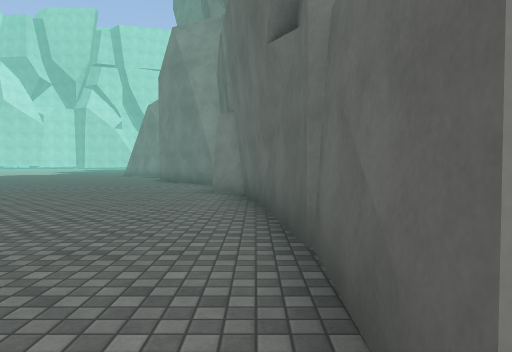
[1] (above)

24 first-person views from a walk through a scene from a Unity 3-D project. The camera is 1.3 m above the floor, tilts 2° down and sees 70° across. The floor is counted in squares, 2 m on a side. Each view is taken from the middle of a square. On the plan, view 1 faces up. The plan holds only what a view shows up to about 11 squares ahead; the rest is blank. The place goes on beyond the plan. Some animated figures are not drawn. Surface patterns are stand-ins for the level's own textures.

[2]
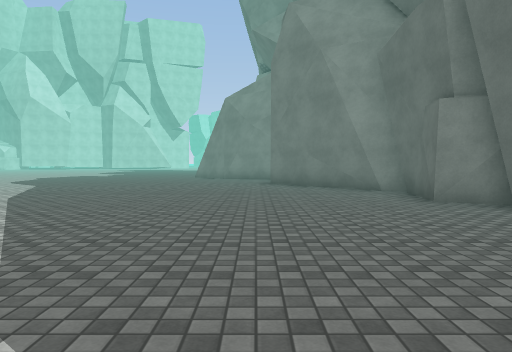

[3]
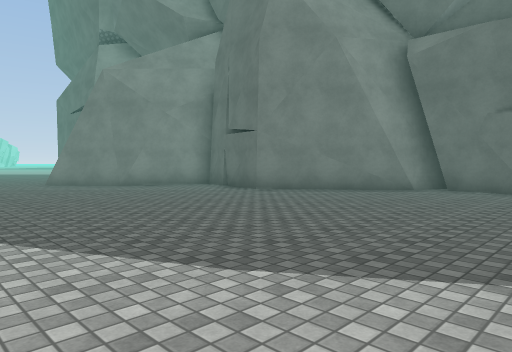

[4]
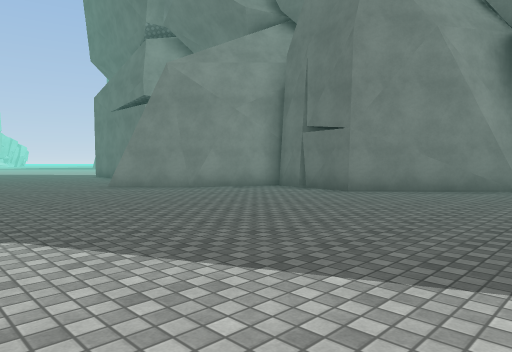

[5]
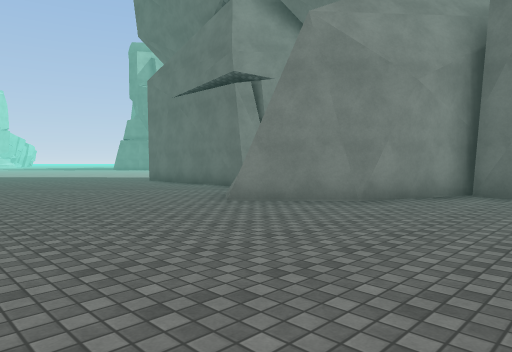

[6]
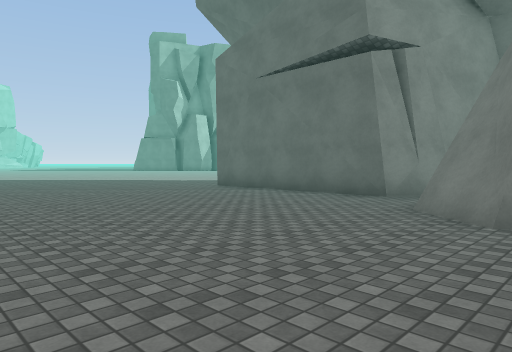

[7]
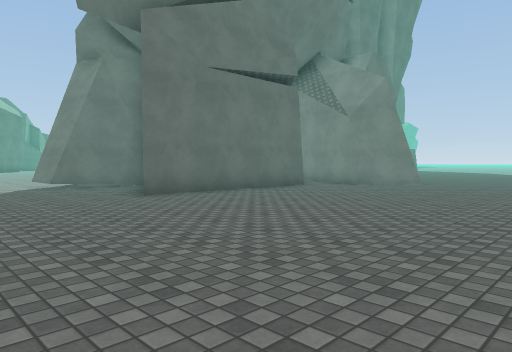

[8]
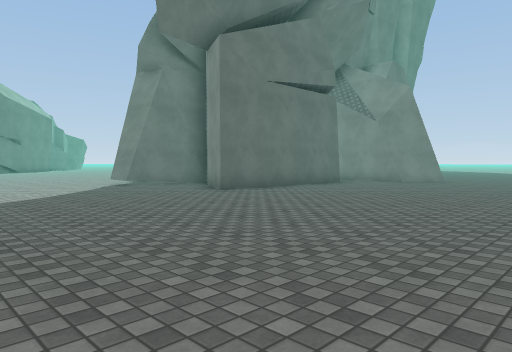

[9]
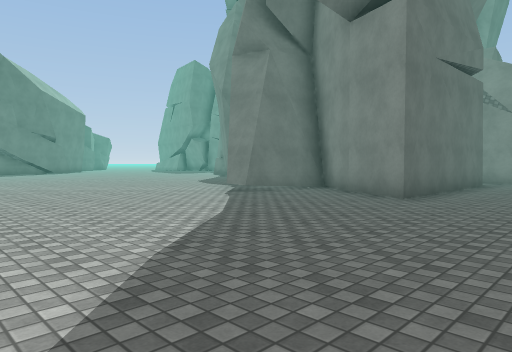

[10]
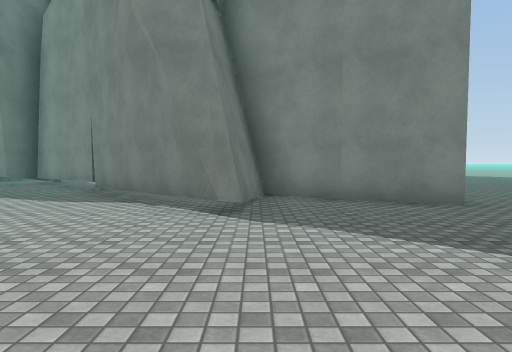

[11]
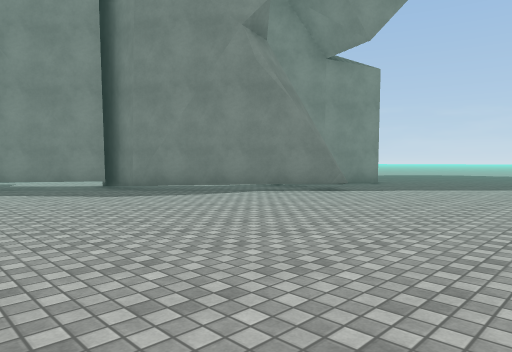

[12]
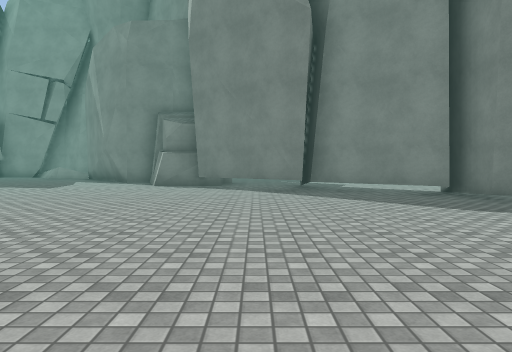

[13]
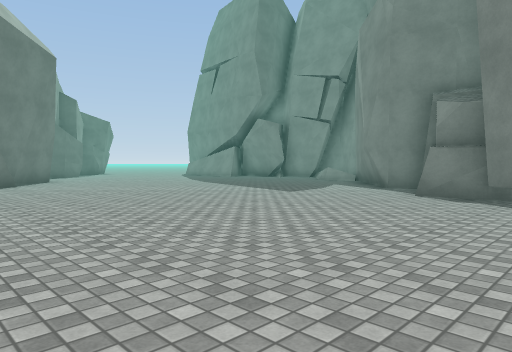

[14]
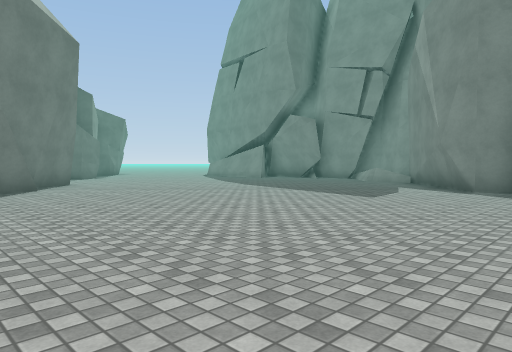

[15]
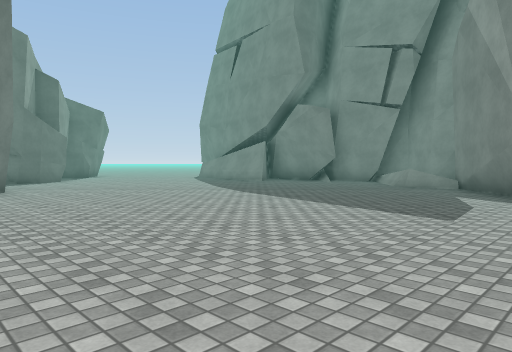

[16]
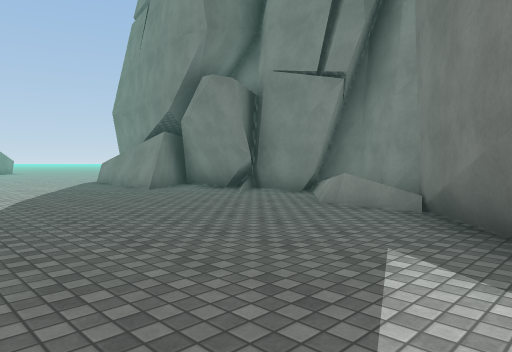

[17]
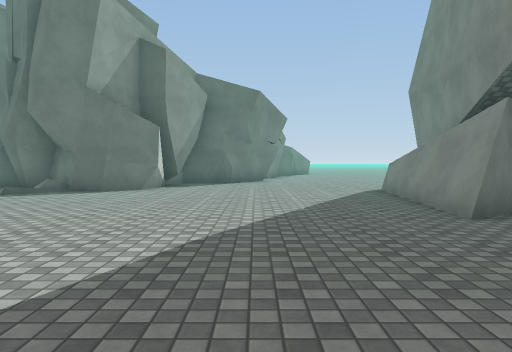

[18]
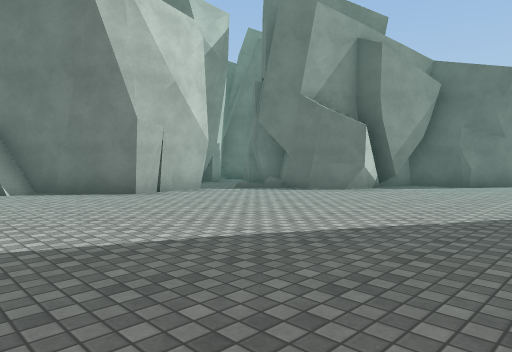

[19]
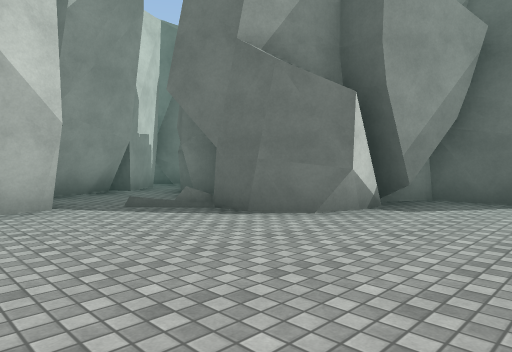

[20]
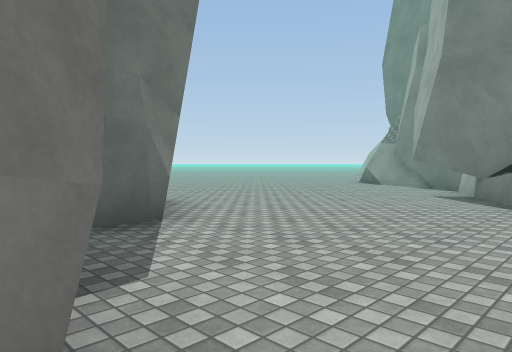

[21]
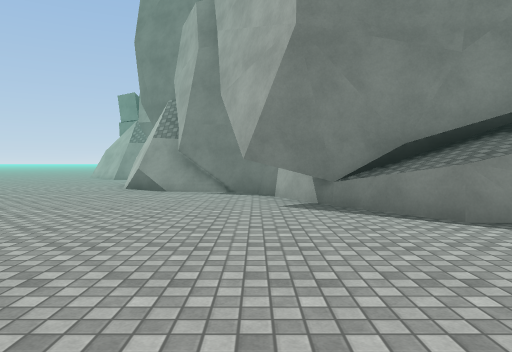

[22]
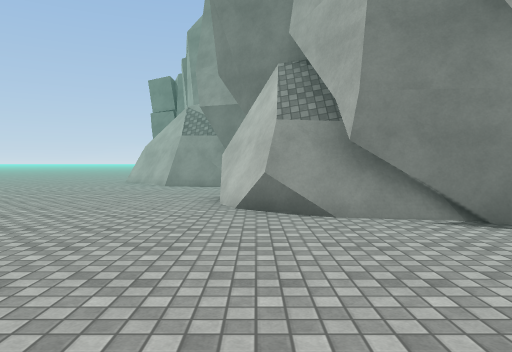

[23]
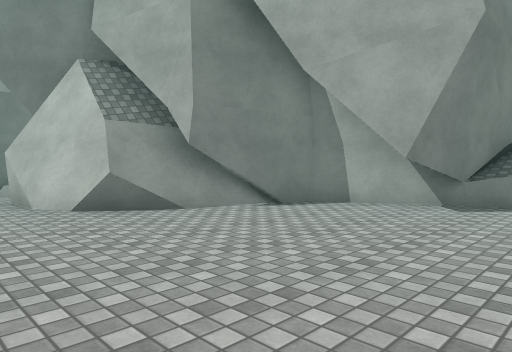

[24]
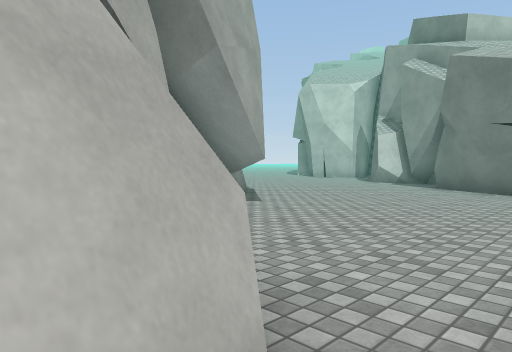

### Floor plan
Key: @ floor where view 1 was taken; # wall or solid block; . floor; / step, stairs or slope; ^ raised ledge.
Columns run from 11 left of view 1 to 32 right of it. Each row starts with its distance up from view 1.
 33     ....
 32 .............  ....
 31 ...................
 30 ...................
 29 ....................
 28 .....................                ##
 27 ...........#............            ###
 26  ......#..##.................##   ####
 25  ......######.................##  ...#
 24  ......#    ##.................###..##
 23  ......#     #......................##
 22  ......#     ###....................####/
 21 .......#       ####.................###//
 20 .....###         ###..................##/
 19 .....##            ###.................#/
 18 .....##              ##................./
 17 ......###             ##................./.
 16 ........#              ##...................
 15 ........#               ##^.....####........
 14 ........#                  ^.#####  ^.......
 13 ........##                #^###     ###.....
 12 .........##                ##        #......
 11 ..........#                          ###....
 10 ..........#                            ###..
  9 ..........#                              #..
  8  .........##                             #..
  7  ..........#                             /..
  6     .......#                              ..
  5      ......##                            ##.
  4      .......#                             ##
  3       ......#
  2        . ...#
  1           ..#
  0            @

Positions as (right, up) in squares from view 1, and headings:
1: (0, 0), facing up
2: (-4, 2), facing up
3: (-10, 7), facing up-right
4: (-11, 9), facing up-right
5: (-11, 14), facing up-right
6: (-11, 18), facing up-right
7: (-11, 30), facing down-right
8: (-11, 32), facing down-right
9: (-7, 33), facing down-right
10: (-1, 32), facing down
11: (7, 32), facing down-left
12: (7, 30), facing down
13: (7, 27), facing down-right
14: (9, 27), facing down-right
15: (11, 25), facing down-right
16: (12, 20), facing down-right
17: (16, 18), facing right
18: (17, 16), facing up-right
19: (21, 18), facing up-right
20: (24, 21), facing down-right
21: (27, 19), facing down
22: (30, 15), facing down
23: (32, 15), facing down-left
24: (31, 9), facing up-left
